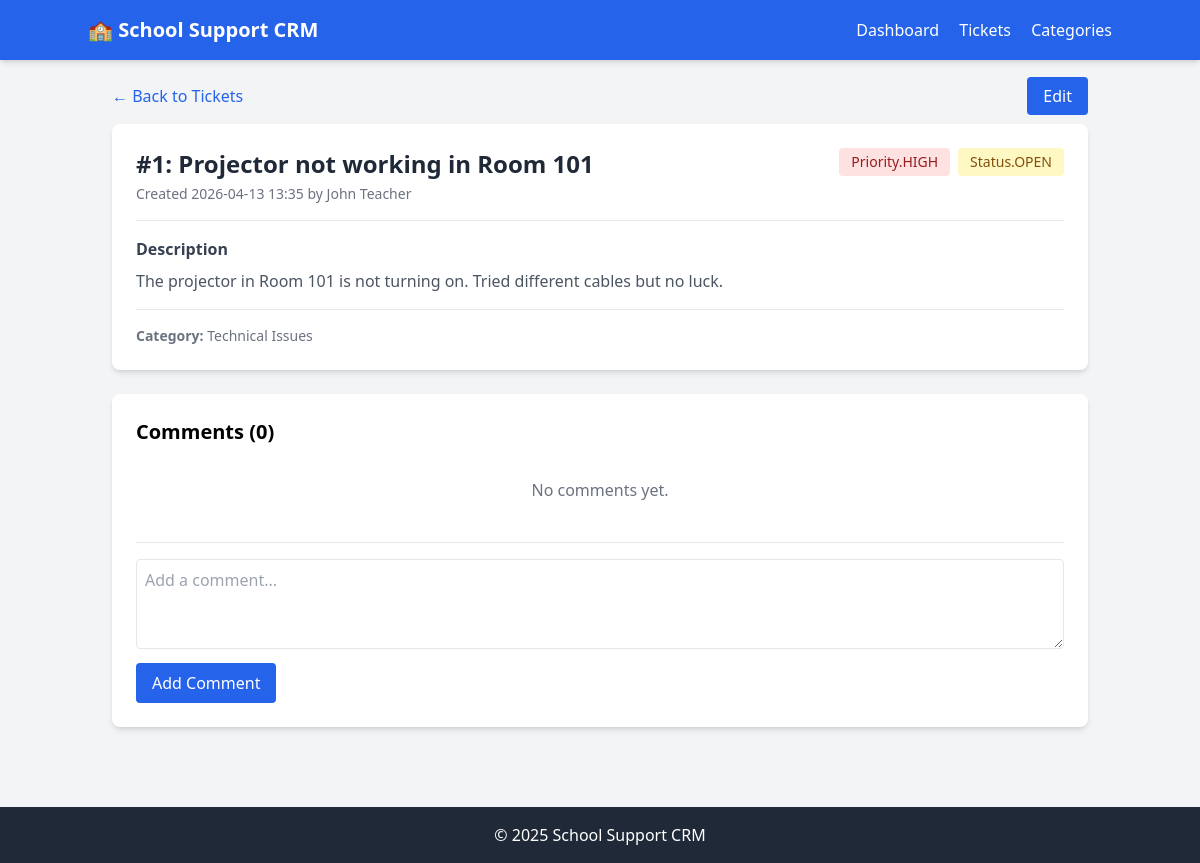
The app's page /tickets/1 with its own data.
### app/models/db.py (models this page shows)
class Ticket(SQLModel, table=True):
    id: Optional[int] = Field(default=None, primary_key=True)
    title: str
    description: str
    priority: Priority = Field(default=Priority.MEDIUM)
    status: Status = Field(default=Status.OPEN)
    author_id: int = Field(foreign_key="user.id")
    category_id: Optional[int] = Field(default=None, foreign_key="category.id")
    created_at: datetime = Field(default_factory=datetime.utcnow)
    updated_at: datetime = Field(default_factory=datetime.utcnow)
    author: User = Relationship(back_populates="tickets")
    category: Optional[Category] = Relationship(back_populates="tickets")
    comments: List["Comment"] = Relationship(back_populates="ticket")

class User(SQLModel, table=True):
    id: Optional[int] = Field(default=None, primary_key=True)
    name: str
    email: str = Field(unique=True)
    role: Role = Field(default=Role.USER)
    created_at: datetime = Field(default_factory=datetime.utcnow)
    tickets: List["Ticket"] = Relationship(back_populates="author")
    comments: List["Comment"] = Relationship(back_populates="author")

class Category(SQLModel, table=True):
    id: Optional[int] = Field(default=None, primary_key=True)
    name: str
    description: Optional[str] = None
    tickets: List["Ticket"] = Relationship(back_populates="category")

### main.py (the view)
@app.get("/tickets/{ticket_id}", response_class=HTMLResponse)
async def ticket_detail(request: Request, ticket_id: int, session: Session = Depends(get_session)):
    ticket = session.get(Ticket, ticket_id)
    if not ticket:
        return RedirectResponse(url="/tickets")
    comments_list = session.exec(
        select(Comment).where(Comment.ticket_id == ticket_id).order_by(Comment.created_at)
    ).all()
    return templates.TemplateResponse("ticket_detail.html", {
        "request": request,
        "ticket": ticket,
        "comments": comments_list
    })

### app/templates/ticket_detail.html (shortened to what this page needs)
{% extends "base.html" %}
{% block content %}
<div class="mb-6">
    <div class="flex justify-between items-center mb-4">
        <a href="/tickets" class="text-blue-600 hover:underline">&larr; Back to Tickets</a>
        <div class="space-x-2">
            <a href="/tickets/{{ ticket.id }}/edit" class="bg-blue-600 text-white px-4 py-2 rounded hover:bg-blue-700">Edit</a>
        </div>
    </div>
    <div class="bg-white rounded-lg shadow-md p-6 mb-6">
        <div class="flex justify-between items-start mb-4">
            <div>
                <h2 class="text-2xl font-bold text-gray-800">#{{ ticket.id }}: {{ ticket.title }}</h2>
                <p class="text-gray-500 text-sm mt-1">Created {{ ticket.created_at.strftime('%Y-%m-%d %H:%M') }} by {{ ticket.author.name }}</p>
            </div>
            <div class="flex space-x-2">
                <span class="px-3 py-1 rounded text-sm font-medium
                    {% if ticket.priority == 'high' %}bg-red-100 text-red-800
                    {% elif ticket.priority == 'medium' %}bg-yellow-100 text-yellow-800
                    {% else %}bg-green-100 text-green-800{% endif %}">
                    {{ ticket.priority }}
                </span>
                <span class="px-3 py-1 rounded text-sm font-medium
                    {% if ticket.status == 'open' %}bg-yellow-100 text-yellow-800
                    {% elif ticket.status == 'in_progress' %}bg-blue-100 text-blue-800
                    {% elif ticket.status == 'resolved' %}bg-green-100 text-green-800
                    {% else %}bg-gray-100 text-gray-800{% endif %}">
                    {{ ticket.status }}
                </span>
            </div>
        </div>
        <div class="border-t pt-4 mt-4">
            <h3 class="font-semibold text-gray-700 mb-2">Description</h3>
            <p class="text-gray-600 whitespace-pre-wrap">{{ ticket.description }}</p>
        </div>
        <div class="border-t pt-4 mt-4">
            <p class="text-sm text-gray-500">
                <strong>Category:</strong> {{ ticket.category.name if ticket.category else 'Uncategorized' }}
            </p>
        </div>
    </div>
    <div class="bg-white rounded-lg shadow-md p-6">
        <h3 class="text-xl font-semibold mb-4">Comments ({{ comments|length }})</h3>
        <div class="space-y-4 mb-6">
            {% if not comments %}
            <p class="text-gray-500 text-center py-4">No comments yet.</p>
            {% endif %}
        </div>
        <form hx-post="/api/comments/" hx-target="#comments-list" hx-swap="beforeend" class="border-t pt-4">
            <textarea name="content" rows="3" placeholder="Add a comment..."
                class="w-full border rounded p-2 focus:outline-none focus:ring-2 focus:ring-blue-500" required></textarea>
            <button type="submit" class="mt-2 bg-blue-600 text-white px-4 py-2 rounded hover:bg-blue-700">
                Add Comment
            </button>
        </form>
    </div>
</div>
{% endblock %}

### records on screen
Ticket: id "1", title "Projector not working in Room 101", created_at "2026-04-13 13:35", priority "Priority.HIGH", status "Status.OPEN", description "The projector in Room 101 is not turning on. Tried different cables but no luck."
User: author.name "John Teacher"
Category: category "Technical Issues"

### other values on screen
{{ comments|length }} "0"
